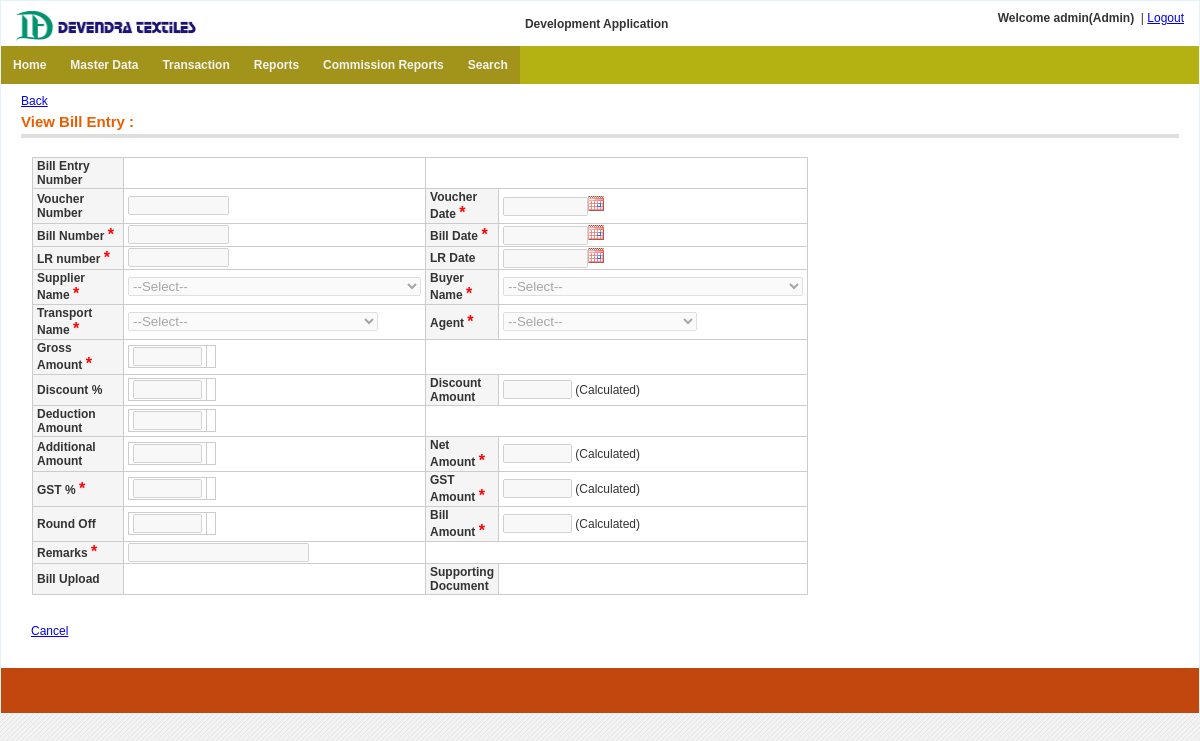
/bill_entry/view_bill_entry.php (signed in), run on the app's committed database.
### tables this page shows
CREATE TABLE `menu` (
  `menu_id` int(11) NOT NULL auto_increment,
  `menu_name` varchar(255) NOT NULL,
  `parent_id` int(11) NOT NULL default '0' COMMENT '0 if menu is root level or menuid if this is child on any menu',
  `link` varchar(255) NOT NULL,
  `status` enum('0','1') NOT NULL default '1' COMMENT '0 for disabled menu or 1 for enabled menu',
  `user_role` varchar(20) NOT NULL default '',
  PRIMARY KEY  (`menu_id`)
);

### includes/settings.php (called while the page is built, shortened)
<?php
$host=$_SERVER["HTTP_HOST"];
if(false) {
		$web_path="http://malwainfotech.com/Textile/";
	}
 else {
	$web_path="http://$host/Textile/";
}
?>

### bill_entry/view_bill_entry.php (the view, shortened to what this page needs)
<?php include("../includes/check_session.php");
include("../includes/config.php"); ?>
<!DOCTYPE html PUBLIC "-//W3C//DTD XHTML 1.0 Transitional//EN" "http://www.w3.org/TR/xhtml1/DTD/xhtml1-transitional.dtd">
<html xmlns="http://www.w3.org/1999/xhtml">
<head>
<link href="<?php echo $web_path; ?>css/style.css" rel="stylesheet" type="text/css" />
</head>
<body>
<?php include("../includes/jQDate.php"); ?>
<?php
		  $req_disp="";
		  $req_src="";
		?>
<table width="100%" border="0" align="center" style="border:1px solid #e5f1f8;background-color:#FFFFFF">
<tr>
    <td>
		<?php if($req_disp!='child'){include("../includes/header.php"); }?>
	</td>
  </tr>
  <tr>
    <td><?php if($req_disp!='child'){include("../includes/menu.php"); } ?></td>
  </tr>
  <tr>
    <td height="326" valign="top"><table width="100%" style="margin-top:0px" align="center" cellpadding="0" cellspacing="0" border="0">
                        <tr>
                            <td valign="top">
                            <div class="content_padding">
                            <div class="content-header">
                            <?php 	if($req_disp!='child'){
										if($req_src=='search') {
											$search_supplier_code=$_REQUEST['search_supplier_account_code'];
											$search_buyer_code=$_REQUEST['search_buyer_account_code'];
											$bill_start_date=$_REQUEST['bill_start_date'];
											$bill_end_date=$_REQUEST['bill_end_date'];
											$vou_start_date=$_REQUEST['vou_start_date'];
											$vou_end_date=$_REQUEST['vou_end_date'];
											$search_bill_entry_id=$_REQUEST['search_bill_entry_id'];
											$search_bill_number=$_REQUEST['search_bill_number'];
											echo "<a href='bill_search.php?src=search&search_bill_entry_id=$search_bill_entry_id&search_bill_number=$search_bill_number&vou_end_date=$vou_end_date&vou_start_date=$vou_start_date&bill_end_date=$bill_end_date&bill_start_date=$bill_start_date&search_buyer_account_code=$search_buyer_code&search_supplier_account_code=$search_supplier_code'>Back</a>&nbsp;&nbsp;&nbsp;&nbsp;&nbsp;";
											} else {
												echo ' <a href="index.php">Back</a>';
											}
									}?>
            <table width="100%"><tr><td><h3>View Bill Entry :</h3></td>
            </tr>
            </table>
            </div>
    <table cellpadding="0" cellspacing="0" border="0">
            <tr>
             <td width="818" height="138" valign="top">
    <form method="post" id="form-id" enctype="multipart/form-data" >
    <?php
$con=get_connection();
$bill_entry_id=$_REQUEST['bill_entry_id'];
$sql="select * from txt_bill_entry where bill_entry_id='$bill_entry_id'";
$result=mysqli_query($con,$sql);
$rs=mysqli_fetch_array($result);
?>
    <table width="776" height="370" class="tbl_border">
    <tr>
		<th width="226" align="left">Bill Entry Number </th>
		<td width="174" align="left" > <?php echo $rs['bill_entry_id']; ?> </td>
		<td colspan=2 ></td>
	</tr>
	<tr>
    	<th width="226" align="left">Voucher Number </th>
        <td width="174" align="left"><input disabled type="text" name="voucher_number" value="<?php echo $rs['voucher_number']; ?>" id="voucher_number" size="10"></td>
    	<th align="left">Voucher Date <span class="astrik">*</span></th>
    	<td align="left"><input disabled type="text" name="voucher_date" class="datepick" value="<?php echo rev_convert_date($rs['voucher_date']); ?>" id="voucher_date" size="8" /></td>
	</tr>
    <tr>
    	<th align="left">Bill Number <span class="astrik">*</span></th>
    	<td><input disabled type="text" name="bill_number" value="<?php echo $rs['bill_number']; ?>" size="10" id="bill_number" /></td>
    	<th align="left">Bill Date <span class="astrik">*</span></th>
    	<td><input disabled type="text" name="bill_date" class="datepick" value="<?php echo rev_convert_date($rs['bill_date']); ?>" id="bill_date" size="8" /></td>
	</tr>
    <tr>
    	<th align="left">LR number <span class="astrik">*</span></th>
    	<td><input disabled type="text" name="lr_number" value="<?php echo $rs['lr_number']; ?>" size="10" id="lr_number" /></td>
    	<th align="left">LR Date </th>
    	<td><input disabled type="text" name="lr_date" class="datepick" value="<?php echo rev_convert_date($rs['lr_date']); ?>" id="lr_date" size="8" /></td>
	</tr>
    <tr>
		<th align="left">Supplier Name <span class="astrik">*</span></th>
		<td>
        	<select disabled name="supplier_account_code" id="supplier_account_code">
            	<option value="">--Select--</option>
            </select>
		</td>
		<th align="left">Buyer Name <span class="astrik">*</span></th>
		<td>
        	<select disabled name="buyer_account_code" id="buyer_account_code">
            	<option value="">--Select--</option>
            </select>
		</td>
	</tr>
    <tr>
	<th align="left">Transport Name <span class="astrik">*</span></th>
		<td>
        	<select disabled name="transport_name" id="transport_name">
            	<option value="">--Select--</option>
            </select>
		</td>
		<th align="left">Agent <span class="astrik">*</span></th>
		<td>
        	<select disabled name="agent" id="agent">
            	<option value="">--Select--</option>
            </select>
		</td>
    </tr>
	<tr>
    	<th align="left">Gross Amount <span class="astrik">*</span></th>
		<td>
			<table  cellpadding="0" cellspacing="0" border="0" style="border-collapse: collapse">
				<tr cellpadding="0" cellspacing="0" border="0">
					<td cellpadding="0" cellspacing="0" border="0">
						<input type="text" disabled name="gross_amount" size="6"  value="<?php echo $rs['gross_amount']; ?>"  id="gross_amount" onblur="grossAmountOnChange()" />
					</td>
					<td cellpadding="0" cellspacing="0" border="0">
					</td>
				</tr>
			</table>
		</td>
		<td colspan=2></td>
	</tr>
    <tr>
    	<th align="left">Discount % </th>
    	<td>
		<table  cellpadding="0" cellspacing="0" border="0" style="border-collapse: collapse">
				<tr cellpadding="0" cellspacing="0" border="0">
					<td cellpadding="0" cellspacing="0" border="0">
						<input type="text" disabled name="discount_percentage" size="6" value="<?php echo $rs['discount_percentage']; ?>" onfocusout="discountCalculate()" id="discount_percentage" />
						</td>
					<td cellpadding="0" cellspacing="0" border="0">
					</td>
				</tr>
			</table>
		</td>
    	<th align="left">Discount Amount </th>
		<td><input disabled  type="text" name="discount_amount" size="6" value="<?php echo $rs['discount_amount']; ?>" id="discount_amount" /> (Calculated)</td>
	</tr>
    <tr>
		<th align="left">Deduction Amount </th>
    	<td>
			<table  cellpadding="0" cellspacing="0" border="0" style="border-collapse: collapse">
				<tr cellpadding="0" cellspacing="0" border="0">
					<td cellpadding="0" cellspacing="0" border="0">
						<input type="text" disabled name="deduction_amount" size="6" value="<?php echo $rs['deduction_amount']; ?>" id="deduction_amount" onblur="deductionCheck()" />
					</td>
					<td cellpadding="0" cellspacing="0" border="0">
					</td>
				</tr>
			</table>
		</td>
		<td colspan=2 ></td>
    </tr>
    <tr>
    	<th align="left">Additional Amount </th>
    	<td>
		<table  cellpadding="0" cellspacing="0" border="0" style="border-collapse: collapse">
				<tr cellpadding="0" cellspacing="0" border="0">
					<td cellpadding="0" cellspacing="0" border="0">
						<input type="text" disabled name="additional_amount" size="6" value="<?php echo $rs['additional_amount']; ?>" id="additional_amount" onblur="additionCheck()"  />
						</td>
					<td cellpadding="0" cellspacing="0" border="0">
					</td>
				</tr>
			</table>
		</td>
    	<th align="left">Net Amount <span class="astrik">*</span> </th>
		<td><input disabled type="text" name="net_amount" size="6"  value="<?php echo $rs['net_amount']; ?>" id="net_amount" /> (Calculated) </td>
	</tr>
	<tr>
		<th align="left">GST % <span class="astrik">*</span></th>
		<td>
			<table  cellpadding="0" cellspacing="0" border="0" style="border-collapse: collapse">
				<tr cellpadding="0" cellspacing="0" border="0">
					<td cellpadding="0" cellspacing="0" border="0">
						<input type="text" disabled name="gst_percent" size="6" id="gst_percent" value="<?php echo $rs['gst_percent']; ?>"  onblur="gstCalculate()" />
					</td>
					<td cellpadding="0" cellspacing="0" border="0">
					</td>
				</tr>
			</table>
		</td>
    	<th align="left">GST Amount <span class="astrik">*</span></th>
		<td><input disabled type="text" name="gst_amount" size="6"  value="<?php echo $rs['gst_amount']; ?>" id="gst_amount" /> (Calculated) </td>
	</tr>
	<tr>
	<th align="left">Round Off </th>
		<td>
			<table  cellpadding="0" cellspacing="0" border="0" style="border-collapse: collapse">
				<tr cellpadding="0" cellspacing="0" border="0">
					<td cellpadding="0" cellspacing="0" border="0">
						<input type="text" disabled name="round_off" size="6" id="round_off" value="<?php echo $rs['round_off']; ?>" onblur="roundOffCheck()" />
						</td>
					<td cellpadding="0" cellspacing="0" border="0">
					</td>
				</tr>
			</table>
		</td>
    	<th align="left">Bill Amount <span class="astrik">*</span></th>
		<td><input disabled type="text" name="bill_amount" size="6" value="<?php echo $rs['bill_amount']; ?>" id="bill_amount" /> (Calculated)</td>
    </tr>
    <tr>
    	<th align="left">Remarks <span class="astrik">*</span></th>
		<td><input type="text" disabled name="remarks" value="<?php echo $rs['remarks']; ?>" id="remarks" /></td>
		<td colspan=2 >
		</td>
	</tr>
    <tr>
		<th align="left">Bill Upload</th>
        <td>
        </td>
		<th align="left">Supporting Document</th>
		<td>
        </td>
    </tr>
</table>
 <br /><br />
				    <table width="324">
                	    <tr>
                    	    <td width="116">
							<?php if($req_disp!='child') { ?>
								<?php if($req_src=='search') {
									$search_supplier_code=$_REQUEST['search_supplier_account_code'];
									$search_buyer_code=$_REQUEST['search_buyer_account_code'];
									$bill_start_date=$_REQUEST['bill_start_date'];
									$bill_end_date=$_REQUEST['bill_end_date'];
									$vou_start_date=$_REQUEST['vou_start_date'];
									$vou_end_date=$_REQUEST['vou_end_date'];
									$search_bill_entry_id=$_REQUEST['search_bill_entry_id'];
									$search_bill_number=$_REQUEST['search_bill_number'];
									echo "<a href='bill_search.php?src=search&search_bill_entry_id=$search_bill_entry_id&search_bill_number=$search_bill_number&vou_end_date=$vou_end_date&vou_start_date=$vou_start_date&bill_end_date=$bill_end_date&bill_start_date=$bill_start_date&search_buyer_account_code=$search_buyer_code&search_supplier_account_code=$search_supplier_code&bill_entry_id=$bill_entry_id'>Cancel</a>&nbsp;&nbsp;&nbsp;&nbsp;&nbsp;";
								 } else {?>
									<a href="index.php">Cancel</a>&nbsp;&nbsp;&nbsp;&nbsp;&nbsp;
							<?php }
								} ?>
                 			</td>
						</tr>
					</table>
                    </form>
                  </td></tr></table><?php $_SESSION['uid']=77; ?>
                  </div>
                  </td></tr></table>
                  </td></tr>
                  <tr>
                  	<td> <?php include("../includes/footer.php"); ?></td>
                  </tr>
                  </table>
</body>
</html>

### includes/menu.php
<?php
$con=get_connection();
?>
<?php
function get_menu_tree($parent_id,$web_path)
{
  global $con;
  $role_id="";
  if(isset($_SESSION['ROLEID'])){
    $role_id=$_SESSION['ROLEID'];
  }
  $menu = "";
    $sqlquery = " SELECT * FROM menu where status='1' and parent_id='$parent_id' and user_role='$role_id' ";
	$res=mysqli_query($con,$sqlquery);
    while($row=mysqli_fetch_array($res,MYSQLI_ASSOC))
	{
           $menu .="<li><a href='".$web_path.$row['link']."?menu_id=".$row['menu_id']."'>".$row['menu_name']."</a>";
		   $menu .= "<ul>".get_menu_tree($row['menu_id'],$web_path)."</ul>";
 		   $menu .= "</li>";
    }
    return $menu;
}
?>
<ul class="main-navigation">
<?php echo get_menu_tree(0,$web_path); ?>
</ul>

### css/style.css (style rules this page uses)
body { margin-left: 0px; margin-top: 0px; margin-right: 0px; margin-bottom: 0px; font-family: Arial, Verdana, Helvetica, sans-serif; font-size: 12px; color: #333333; background-color: #ffffff; background-color: #D4D3D3; background-color: #E8E8DC; background-image: url(images/bg-body.jpg); }
.tbl_border { border: 1px solid #cccccc; border-collapse: collapse; padding: 1px 4px; margin: 1px; }
.tbl_border td { border: 1px solid #cccccc; border-collapse: collapse; padding: 1px 4px; }
.tbl_border th { border: 1px solid #cccccc; background-color: #F5F5F5; border-collapse: collapse; padding: 1px 4px; margin: 1px; }
table { border-collapse: collapse; }
.tbl_border2 td, th { border: 1px solid #cccccc; border-collapse: collapse; padding: 10px; margin: 1px; }
.content-header { margin-bottom: 18px; border-bottom: 4px solid #dfdfdf; padding-bottom: .25em; margin-top: 10px; }
.content-header h3 { color: #EB5E00; float: left; font-size: 1.25em; line-height: 1.2em; margin: 0.3em 0.5em 0 0; }
.content_padding { padding: 0 20px 20px 20px; }
.astrik { color: #FF0000; font-size: 16px; }
#form-id { padding: 0 10px 10px; }
ul { list-style: none; padding: 0; margin: 0; background: #b4b213; position: relative; z-index: 1; }
ul li { display: block; position: relative; float: left; background: #a2941b; }
ul li a { display: block; padding: 1em; text-decoration: none; white-space: nowrap; color: #f2f2f2; font: bold 12px Arial, sans-serif; }
ul:before, ul:after { content: " "; display: table; }
ul:after { clear: both; }

### bill_entry/view_bill_entry.php (style rules this page uses)
* { margin:0; padding:0; }

### data on the page
menu: menu_name "Home"
menu: menu_name "Master Data"
menu: menu_name "Transaction"
menu: menu_name "Reports"
menu: menu_name "Commission Reports"
menu: menu_name "Search"

### other printed values
$_SESSION['USER_NAME'] "admin"
$disp_role_name "Admin"
